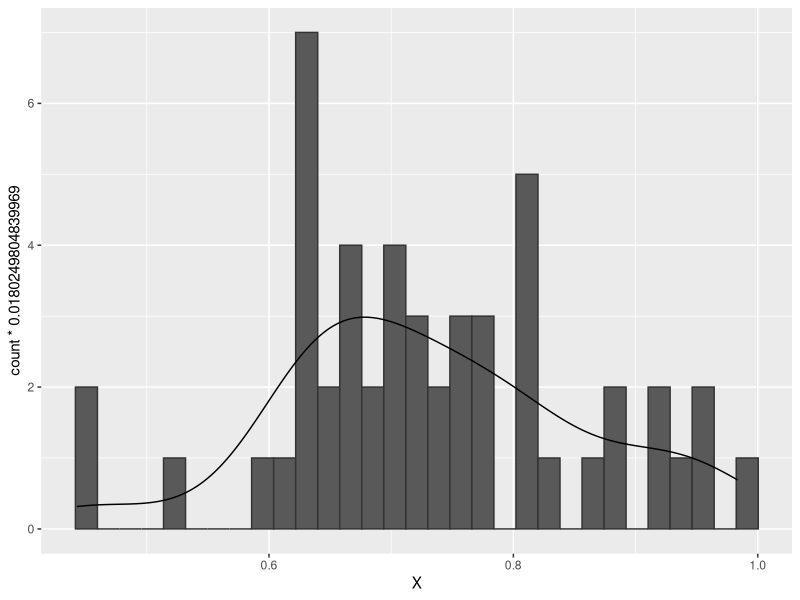
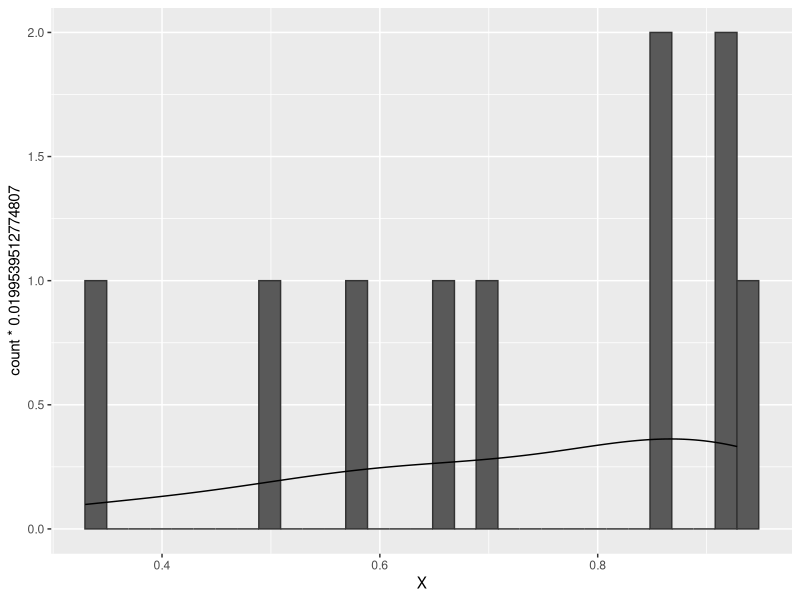

The R source for these figures, in order:
library(ggplot2)

d <- read.csv(file='../input/data-attendance-4-2.txt')

d_person <- tapply(d$Y, d$PersonID, mean)
bw <- (max(d_person)-min(d_person))/30
p <- ggplot(data=data.frame(X=d_person), aes(X)) +
  geom_histogram(color='grey20', binwidth=bw) +
  geom_line(eval(bquote(aes(y=..count..*.(bw)))), stat='density')
ggsave(file='fig-ex4-person.png', plot=p, dpi=300, w=4, h=3)


d_course <- tapply(d$Y, d$CourseID, mean)
bw <- (max(d_course)-min(d_course))/30
p <- ggplot(data=data.frame(X=d_course), aes(X)) +
  geom_histogram(color='grey20', binwidth=bw) +
  geom_line(eval(bquote(aes(y=..count..*.(bw)))), stat='density')
ggsave(file='fig-ex4-course.png', plot=p, dpi=300, w=4, h=3)
